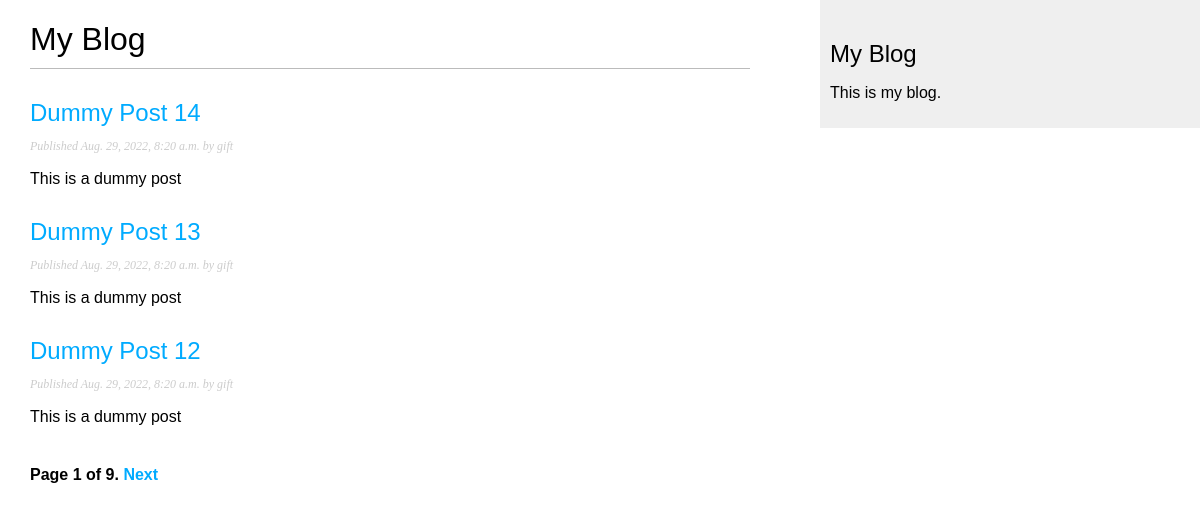
Before: /blog_app_1/ with the older database file.
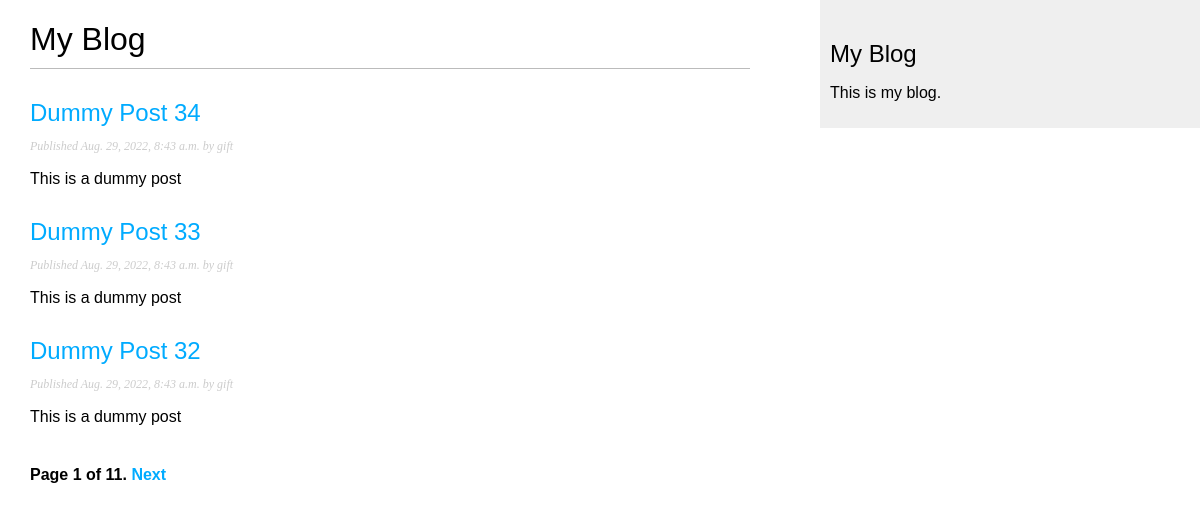
After: the same page with the newer database file.
### blog_app_1/models.py (models this page shows, shortened)
class Post(models.Model):
    STATUS_CHOICES = (('draft', 'Draft'),
                      ('published', 'Published'),)
    title = models.CharField(max_length=250)
    slug = models.SlugField(max_length=250)
    author = models.ForeignKey(User, on_delete=models.CASCADE, related_name='blog_posts')
    body = models.TextField()
    publish = models.DateTimeField(default=timezone.now)
    created = models.DateTimeField(auto_now_add=True)
    updated = models.DateTimeField(auto_now=True)
    status = models.CharField(max_length=10, choices=STATUS_CHOICES, default='draft')
    objects = models.Manager() #default manager... does'nt need to be written just comes embedded in the model class
    published = PublishedManager() #custom manager
    def get_absolute_url(self):
        return reverse('blog:post_detail', args=[self.publish.year, self.publish.month, self.publish.day, self.slug])
    class Meta:
        ordering = ('-publish',)

### blog_app_1/views.py (the view)
# urls.py: path('', views.PostListView.as_view(), name='post_list'),
class PostListView(ListView):
    queryset =  Post.published.all()
    context_object_name = 'posts'
    paginate_by = 3
    template_name = 'blog/post/list.html'

### blog_app_1/templates/blog/post/list.html (shortened to what this page needs)
{% extends "blog/base.html" %}
{% block content %}
    <h1>My Blog</h1>
    {% for post in posts %}
        <h2>
            <a href="{{ post.get_absolute_url }}">
                {{ post.title }}
            </a>
        </h2>
        <p class="date">
            Published {{ post.publish }} by {{ post.author }}
        </p>
        {{ post.body|truncatewords:30|linebreaks }}
    {% endfor %}
    {% include "pagination.html" with page=page_obj %}
{% endblock %}

Changed rows visible on the page:
no longer on this page (row unchanged): Post: title "Dummy Post 14", publish "Aug. 29, 2022, 8:20 a.m.", author "gift", body "This is a dummy post"
no longer on this page (row unchanged): Post: title "Dummy Post 13", publish "Aug. 29, 2022, 8:20 a.m.", author "gift", body "This is a dummy post"
no longer on this page (row unchanged): Post: title "Dummy Post 12", publish "Aug. 29, 2022, 8:20 a.m.", author "gift", body "This is a dummy post"
added Post: title "Dummy Post 34", publish "Aug. 29, 2022, 8:43 a.m.", author "gift", body "This is a dummy post"
added Post: title "Dummy Post 33", publish "Aug. 29, 2022, 8:43 a.m.", author "gift", body "This is a dummy post"
added Post: title "Dummy Post 32", publish "Aug. 29, 2022, 8:43 a.m.", author "gift", body "This is a dummy post"
Other visible differences:
{{ page.paginator.num_pages }}: "9" → "11"
